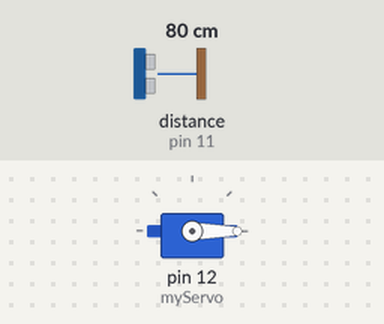
This sketch was run on a simulated Arduino Uno, built with avr-gcc and run on an emulated ATmega328P. On the bench: servo. Wiring (inferred from the names in the program): ultrasonic range finder: trigger pin 10; echo pin 11. The inputs (shaded band) are chosen by the test bench; at power-on: distance to the obstacle (sensor on pin 11) 80 cm. The echo pulse lasts 58.3 µs per cm; what the sketch prints to the serial monitor is not drawn.

Above: at 0.01 s.
1.3 s: distance to the obstacle (sensor on pin 11) set to 2 cm
At 2.1 s:
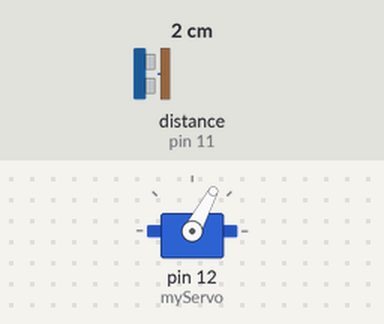
4.3 s: distance to the obstacle (sensor on pin 11) set to 299 cm
At 4.46 s:
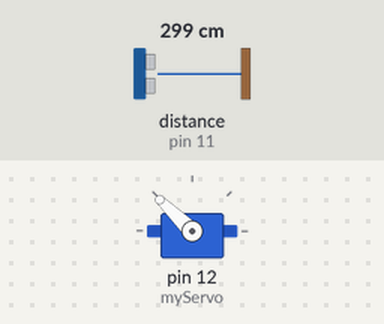
Timing chart, 0 to 13.3 s (numbered marks = the images above; inputs shaded):
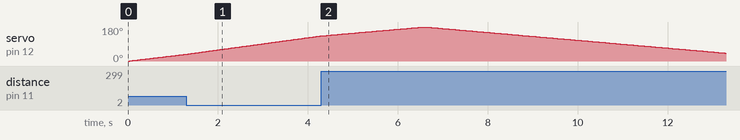

The sketch:

cod_radar0.ino
```cpp
//include liraria Servo
#include <Servo.h>.
//definirea pinilor Tirg si Echo al senzorului Ultrasonic
const int trigPin = 10;
const int echoPin = 11;
//variabilele petru timp si distanta
long duration;
int distance;
Servo myServo;//crearea unui obiect de tip Servo pentru controlul servomotorului
void setup()
{
  pinMode(trigPin, OUTPUT);//setarea lui trigPin ca un Output
  pinMode(echoPin, INPUT);//setarea lui echoPin ca un Input
  Serial.begin(64000);
  myServo.attach(12);//definirea pinului pe care atasam servomotorul
}
void loop()
{
  //definex axa de rotatie a servomotorului de la 0 la 180 de grade
  for(int i=0;i<=180;i++)
  {
  myServo.write(i);
  delay(30);
  distance = calculateDistance();//apelarea functiei de calculare a distantei masuratede senzorul ultrasonic pentru fiecare grad
  Serial.print(i);//trimit gradul curent in portul Serial
  Serial.print(",");//trimit un caracter aditional langa i pentru folosirea ulterioara in indexarea din Processing IDE
  Serial.print(distance);//trimit distanta in portul Serial
  Serial.print(".");//trimit un caracter aditional langa distance pentru folosirea ulterioara in indexarea din Processing IDE
  }
  //repet procesul pentru 180 pana la 0 grade
  for(int i=180;i>0;i--)
  {
  myServo.write(i);
  delay(30);
  distance = calculateDistance();
  Serial.print(i);
  Serial.print(",");
  Serial.print(distance);
  Serial.print(".");
  }
}
//functia de calculare a distantei masurate de senzorul ultrasonic
int calculateDistance()
{
  digitalWrite(trigPin, LOW);
  delayMicroseconds(2);
  //setez trigPin pe High pentru 10 milisecunde
  digitalWrite(trigPin, HIGH);
  delayMicroseconds(10);
  digitalWrite(trigPin, LOW);
  duration = pulseIn(echoPin, HIGH);//citeste din echoPin timpul parcurs de sunet in milisecunde
  distance= duration*0.034/2;
  return distance;
}
```

Measured:
- by itself, servo on pin 12 (myServo): rises from 133° to 180° in 2.2 s, then falls to 42° in 6.7 s
